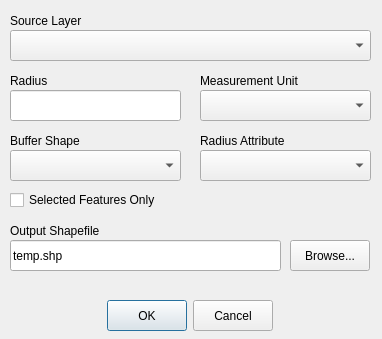
<?xml version="1.0" encoding="UTF-8"?>
<ui version="4.0">
 <class>mmqgis_buffers_form</class>
 <widget class="QDialog" name="mmqgis_buffers_form">
  <property name="windowModality">
   <enum>Qt::ApplicationModal</enum>
  </property>
  <property name="enabled">
   <bool>true</bool>
  </property>
  <property name="geometry">
   <rect>
    <x>0</x>
    <y>0</y>
    <width>382</width>
    <height>339</height>
   </rect>
  </property>
  <property name="mouseTracking">
   <bool>false</bool>
  </property>
  <property name="windowTitle">
   <string>Create Buffers</string>
  </property>
  <widget class="QDialogButtonBox" name="buttonBox">
   <property name="geometry">
    <rect>
     <x>9</x>
     <y>300</y>
     <width>361</width>
     <height>31</height>
    </rect>
   </property>
   <property name="minimumSize">
    <size>
     <width>0</width>
     <height>0</height>
    </size>
   </property>
   <property name="autoFillBackground">
    <bool>false</bool>
   </property>
   <property name="styleSheet">
    <string notr="true">height: 32px;
</string>
   </property>
   <property name="orientation">
    <enum>Qt::Horizontal</enum>
   </property>
   <property name="standardButtons">
    <set>QDialogButtonBox::Cancel|QDialogButtonBox::Ok</set>
   </property>
   <property name="centerButtons">
    <bool>true</bool>
   </property>
  </widget>
  <widget class="QLabel" name="label">
   <property name="geometry">
    <rect>
     <x>10</x>
     <y>220</y>
     <width>271</width>
     <height>22</height>
    </rect>
   </property>
   <property name="text">
    <string>Output Shapefile</string>
   </property>
  </widget>
  <widget class="QLineEdit" name="filename">
   <property name="geometry">
    <rect>
     <x>10</x>
     <y>240</y>
     <width>271</width>
     <height>31</height>
    </rect>
   </property>
   <property name="text">
    <string>temp.shp</string>
   </property>
   <property name="readOnly">
    <bool>false</bool>
   </property>
  </widget>
  <widget class="QPushButton" name="browse">
   <property name="geometry">
    <rect>
     <x>290</x>
     <y>240</y>
     <width>80</width>
     <height>31</height>
    </rect>
   </property>
   <property name="text">
    <string>Browse...</string>
   </property>
  </widget>
  <widget class="QComboBox" name="sourcelayer">
   <property name="geometry">
    <rect>
     <x>10</x>
     <y>30</y>
     <width>361</width>
     <height>31</height>
    </rect>
   </property>
  </widget>
  <widget class="QLabel" name="label_4">
   <property name="geometry">
    <rect>
     <x>10</x>
     <y>10</y>
     <width>351</width>
     <height>22</height>
    </rect>
   </property>
   <property name="text">
    <string>Source Layer</string>
   </property>
  </widget>
  <widget class="QComboBox" name="buffershape">
   <property name="geometry">
    <rect>
     <x>10</x>
     <y>150</y>
     <width>171</width>
     <height>31</height>
    </rect>
   </property>
  </widget>
  <widget class="QLabel" name="label_6">
   <property name="geometry">
    <rect>
     <x>10</x>
     <y>130</y>
     <width>171</width>
     <height>22</height>
    </rect>
   </property>
   <property name="text">
    <string>Buffer Shape</string>
   </property>
  </widget>
  <widget class="QLineEdit" name="radius">
   <property name="geometry">
    <rect>
     <x>10</x>
     <y>90</y>
     <width>171</width>
     <height>31</height>
    </rect>
   </property>
  </widget>
  <widget class="QLabel" name="label_8">
   <property name="geometry">
    <rect>
     <x>10</x>
     <y>70</y>
     <width>171</width>
     <height>22</height>
    </rect>
   </property>
   <property name="text">
    <string>Radius</string>
   </property>
  </widget>
  <widget class="QComboBox" name="radiusunit">
   <property name="geometry">
    <rect>
     <x>200</x>
     <y>90</y>
     <width>171</width>
     <height>31</height>
    </rect>
   </property>
  </widget>
  <widget class="QLabel" name="label_9">
   <property name="geometry">
    <rect>
     <x>200</x>
     <y>70</y>
     <width>171</width>
     <height>22</height>
    </rect>
   </property>
   <property name="text">
    <string>Measurement Unit</string>
   </property>
  </widget>
  <widget class="QLabel" name="label_7">
   <property name="geometry">
    <rect>
     <x>200</x>
     <y>130</y>
     <width>171</width>
     <height>22</height>
    </rect>
   </property>
   <property name="text">
    <string>Radius Attribute</string>
   </property>
  </widget>
  <widget class="QComboBox" name="radiusattribute">
   <property name="geometry">
    <rect>
     <x>200</x>
     <y>150</y>
     <width>171</width>
     <height>31</height>
    </rect>
   </property>
  </widget>
  <widget class="QCheckBox" name="selectedonly">
   <property name="geometry">
    <rect>
     <x>10</x>
     <y>190</y>
     <width>361</width>
     <height>20</height>
    </rect>
   </property>
   <property name="text">
    <string>Selected Features Only</string>
   </property>
  </widget>
 </widget>
 <resources/>
 <connections>
  <connection>
   <sender>buttonBox</sender>
   <signal>accepted()</signal>
   <receiver>mmqgis_buffers_form</receiver>
   <slot>accept()</slot>
   <hints>
    <hint type="sourcelabel">
     <x>248</x>
     <y>254</y>
    </hint>
    <hint type="destinationlabel">
     <x>157</x>
     <y>274</y>
    </hint>
   </hints>
  </connection>
  <connection>
   <sender>buttonBox</sender>
   <signal>rejected()</signal>
   <receiver>mmqgis_buffers_form</receiver>
   <slot>reject()</slot>
   <hints>
    <hint type="sourcelabel">
     <x>316</x>
     <y>260</y>
    </hint>
    <hint type="destinationlabel">
     <x>286</x>
     <y>274</y>
    </hint>
   </hints>
  </connection>
 </connections>
</ui>
